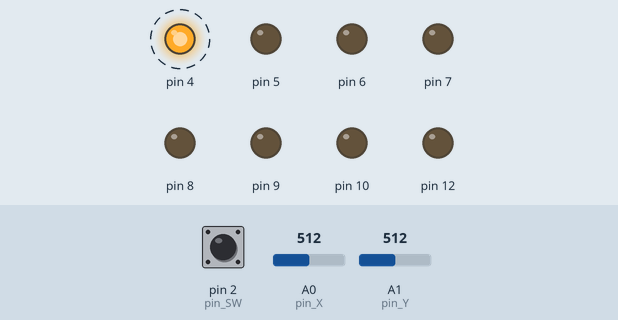
Simulated run of this sketch. Board: Arduino Uno, built with avr-gcc and run on an emulated ATmega328P. Shown: output pins drawn as LEDs (lit = HIGH). Dashed ring = blinking. Inputs (shaded band) come from the test bench; at power-on: A1 (pin_Y) = 512, A0 (pin_X) = 512, pin 2 (pin_SW) HIGH.

Above: at 0.87 s.
1.3 s: A1 (pin_Y) set to 264
4.3 s: A1 (pin_Y) set to 237
At 5.14 s:
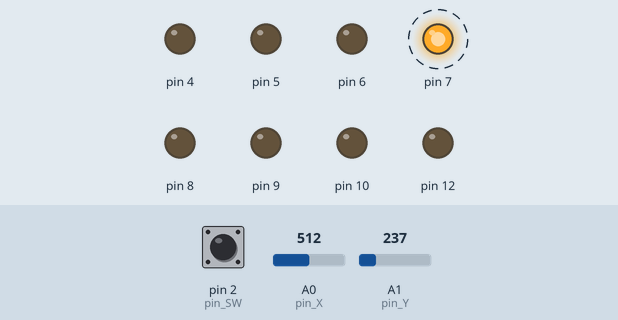
7.3 s: A0 (pin_X) set to 758
10.3 s: A0 (pin_X) set to 785
At 11.17 s:
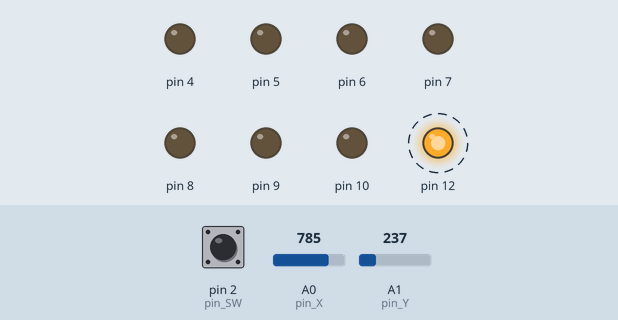
13.3 s: A0 (pin_X) set to 716
At 13.93 s:
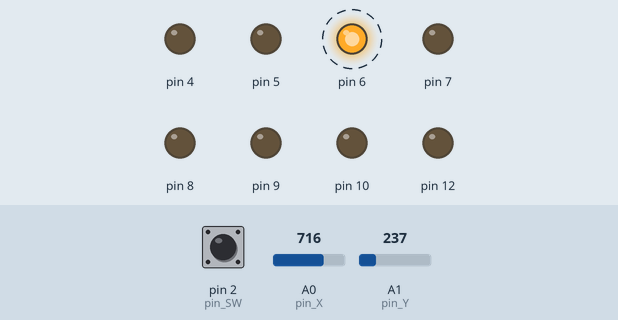
16.3 s: A1 (pin_Y) set to 755
19.3 s: A1 (pin_Y) set to 782
At 19.95 s:
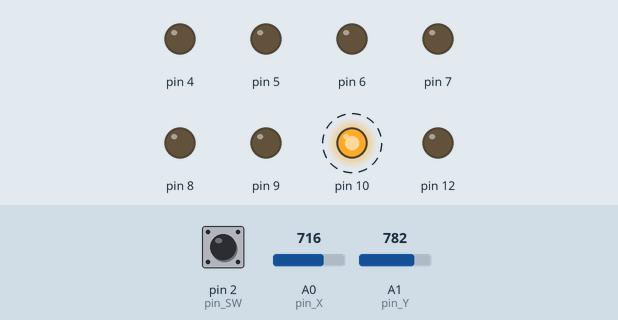
Timing chart, 0 to 23.3 s (numbered marks = the images above; inputs shaded):
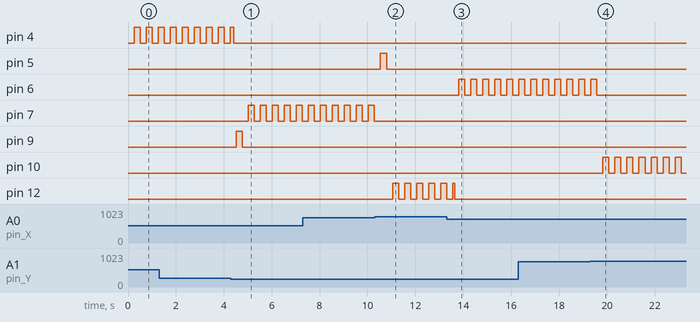

The sketch:

homework-04.ino
```cpp
/*
  7-segment display controlled by a joystick

  Circuit that uses a joystick to control a 7-segment display. Starting from the DP
  LED, the user can move through each LED; the current LED where the joystick is pointing
  at will be blinking.

  If the joystick's switch is pressed, the LED will change its state: from ON to OFF,
  respectively from OFF to ON. To reset all LEDs long press the switch button (2 seconds).

  Circuit components:
  - INPUT:
    - A0: joystick VRx
    - A1: joystick VRy
    - DIGITAL 2: joystick SW
  - OUTPUT:
    - DIGITAL 4: joystick 5th pin (DP)
    - DIGITAL 5: joystick 10th pin (G)
    - DIGITAL 6: joystick 9th pin (F)
    - DIGITAL 7: joystick 1st pin (E)
    - DIGITAL 8: joystick 2nd pin (D)
    - DIGITAL 9: joystick 4th pin (C)
    - DIGITAL 10: joystick 6th pin (B)
    - DIGITAL 12: joystick 7th pin (A)

  Created 22-10-2023
  By Olaeriu Vlad Mihai
*/

struct segment_LED{
  int pin;
  int position;     // line position in the corresponding movement matrix
  bool state;
};

// all the pins that will control the 7-segment display
segment_LED pin_A = {12, 0, LOW};
segment_LED pin_B = {10, 1, LOW};
segment_LED pin_C = {9, 2, LOW};
segment_LED pin_D = {8, 3, LOW};
segment_LED pin_E = {7, 4, LOW};
segment_LED pin_F = {6, 5, LOW};
segment_LED pin_G = {5, 6, LOW};
segment_LED pin_DP = {4, 7, LOW};

/* holds information about the active state of the LEDs,
depending if they have common anode/cathode */
const bool segment_active_state = HIGH;
const int segment_size = 8;
/* array that contains all the pins values that
are connected to the 7 segment display */
segment_LED *segment_LEDs[segment_size] = {
  &pin_A, &pin_B, &pin_C, &pin_D, &pin_E, &pin_F, &pin_G, &pin_DP
};

// all the pins that will control the joystick
const int pin_SW = 2;   // digital pin connected to switch output
const int pin_X = A0;   // analogue pin connected to X axis output
const int pin_Y = A1;   // analogue pin connected to Y axis output
int X_axis_value = 0, Y_axis_value = 0; // coordinates of the joystick

// controls the actual LED that the joystick is pointing to
segment_LED *joystick_LED_pointer = &pin_DP;
/* holds the values of the LED that is controlled by the joystick
as a copy, to be able to override the actual state of the LED for blinking purposes*/
segment_LED joystick_LED = {pin_DP.pin, pin_DP.position, pin_DP.state};

/* holds the number of ms when the last blinking of
the LED controlled by the joystick occured*/
long int joystick_LED_last_blinking = 0;
// interval between blinkings of the LED
const int joystick_LED_blinking_interval = 250;

/* number of ms for which the button must be pressed
to reset the segment*/
const int joystick_reset_interval = 2000;

const int joystick_directions = 4;
/* each direction of the joystick will have a
column in the matrix associated*/
const int joystick_up = 0;
const int joystick_down = 1;
const int joystick_left = 2;
const int joystick_right = 3;

int joystick_movement_matrix[segment_size][joystick_directions] = {
// up      down    left    right
  {&pin_A, &pin_G, &pin_F, &pin_B},       // pin_A
  {&pin_A, &pin_G, &pin_F, &pin_B},       // pin_B
  {&pin_G, &pin_D, &pin_E, &pin_DP},      // pin_C
  {&pin_G, &pin_D, &pin_E, &pin_C},       // pin_D
  {&pin_G, &pin_D, &pin_E, &pin_C},       // pin_E
  {&pin_A, &pin_G, &pin_F, &pin_B},       // pin_F
  {&pin_A, &pin_D, &pin_G, &pin_G},       // pin_G
  {&pin_DP, &pin_DP, &pin_C, &pin_DP}     // pin_DP
};

/* joystick bounds that will identify in which
direction is the user pointing at: up, down, left, right */
const int joystick_up_bound = 768;                    // 512 + 256
const int joystick_down_bound = 256;                  // 512 - 256
const int joystick_right_bound = 768;                 // 512 + 256
const int joystick_left_bound = 256;                  // 512 - 256
const int joystick_middle_interval[2] = {492, 532};   // 512 - 20, 512 + 20

long int joystick_last_direction_change = 0;
const int joystick_last_direction_interval = 400;

bool joystick_current_switch_state = LOW;
bool joystick_last_switch_state = LOW;
long int joystick_switch_debounce_time = 0;
const int joystick_switch_debounce_interval = 100;

void setup() {
  for (int i = 0; i < segment_size; i++) {
    // set all pins for the 7-segment as OUTPUT
    pinMode(segment_LEDs[i]->pin, OUTPUT);

    // set all LEDs to their inactive state
    segment_LEDs[i]->state = !segment_active_state;
  }

  pinMode(pin_SW, INPUT_PULLUP);
  pinMode(pin_X, INPUT);
  pinMode(pin_Y, INPUT);

  Serial.begin(9600);
}

void loop() {
  joystick_blinking_LED_handler();
  joystick_movement_handler();
  joystick_switch_handler();

  write_to_segment_LEDs();
}

/*
  Writes a digital signal to each of the LEDs on the
  7-segment display, corresponding to the
  values stored in segment_LED_values.
*/
void write_to_segment_LEDs(){
  for (int i = 0; i < segment_size; i++) {
    if (segment_LEDs[i] == joystick_LED_pointer) {
      continue;
    }
    digitalWrite(segment_LEDs[i]->pin, segment_LEDs[i]->state);
  }
}

/*
  Resets all the LEDs of the 7-segment display and
  the LED to which the joystick will point will be the DP one.
*/
void reset_segment_LEDs(){
  for (int i = 0; i < segment_size; i++) {
    segment_LEDs[i]->state = !segment_active_state;
  }

  joystick_LED_pointer = &pin_DP;
  copy_joystick_segment_LED();
}

/*
  Verifies if the state of the LED controlled
  by the joystick shoudl be changed (checks if the
  interval between blinking events has passed).
*/
void joystick_blinking_LED_handler(){
  if ((millis() - joystick_LED_last_blinking) > joystick_LED_blinking_interval) {
    joystick_LED.state = !joystick_LED.state;
    joystick_LED_last_blinking = millis();
  }

  digitalWrite(joystick_LED.pin, joystick_LED.state);
}

/*
  Listens to the joystick movements and if a minimum interval
  of time passed since the last movement, tries to update the current
  state only if the joystick is pointing up, right, down or left.
*/
void joystick_movement_handler(){
  int joystick_direction = -1;

  if ((millis() - joystick_last_direction_change) <= joystick_last_direction_interval) {
    /*if the minimum interval of time betweens joystick direction changes
    has not passed, do not evaluate the joystick's state*/
    return ;
  }

  joystick_last_direction_change = millis();

  X_axis_value = analogRead(pin_X);
  Y_axis_value = analogRead(pin_Y);

  // check in which direction is the joystick pointing at
  if (X_axis_value > joystick_up_bound && joystick_middle_interval[0] < Y_axis_value < joystick_middle_interval[1]) {
    joystick_direction = joystick_up;        // joystick is pointing up
  } else if (Y_axis_value > joystick_right_bound && joystick_middle_interval[0] < X_axis_value < joystick_middle_interval[1]) {
    joystick_direction = joystick_right;     // joystick is pointing right
  } else if (X_axis_value < joystick_down_bound && joystick_middle_interval[0] < Y_axis_value < joystick_middle_interval[1]) {
    joystick_direction = joystick_down;      // joystick is pointing down
  } else if (Y_axis_value < joystick_left_bound && joystick_middle_interval[0] < X_axis_value < joystick_middle_interval[1]) {
    joystick_direction = joystick_left;      // joystick is pointing left
  }

  if (joystick_direction == -1) {
    /* if the joystick is pointing somewhere in the middle,
    ignore its movement*/
    return ;
  }

  if (joystick_LED_pointer != joystick_movement_matrix[joystick_LED.position][joystick_direction]) {
    /* if the joystick is pointing to a LED different to the current LED
    where it is pointing at, change its pointer*/
    joystick_LED_pointer = joystick_movement_matrix[joystick_LED.position][joystick_direction];
    copy_joystick_segment_LED();
  }
}

/*
  Listens to the switch button on the joystick, and
  changes its state using the debounce technique
*/
void joystick_switch_handler(){
  bool joystick_switch_state = !digitalRead(pin_SW);

  if (joystick_switch_state != joystick_last_switch_state) {
    // if the state has changed, update the last debounce time of the button
    joystick_switch_debounce_time = millis();
  }

  if ((millis() - joystick_switch_debounce_time) > joystick_switch_debounce_interval) {
    /* because it passed a certain debounce time, it means that the reading state
    is not a noise, so the current state of the button must be changed*/

    if (joystick_current_switch_state != joystick_switch_state) {
      joystick_current_switch_state = joystick_switch_state;

      if (joystick_current_switch_state == HIGH) {
        /* if the button is pressed, update the LED's state
        to which the joystick is currently pointing at*/
        joystick_LED_pointer->state = !joystick_LED_pointer->state;
      }
    }
  }

  if ((millis() - joystick_switch_debounce_time) == joystick_reset_interval && joystick_switch_state == HIGH){
    /*if the button has been pressed for enough time,
    reset the 7-segment display*/
    reset_segment_LEDs();
  }

  joystick_last_switch_state = joystick_switch_state;
}

/*
  After the joystick pointer changed its focus to
  another LED, copy the new values into the joystick LED variable
*/
void copy_joystick_segment_LED(){
    joystick_LED.pin = joystick_LED_pointer->pin;
    joystick_LED.position = joystick_LED_pointer->position;
    joystick_LED.state = joystick_LED_pointer->state;
}
```

Measured:
- the behaviour switches between 256 and 255 on A1 (pin_Y) (found by bisection; images 0 and 1)
- the behaviour switches between 768 and 769 on A0 (pin_X) (found by bisection; images 1 and 2)
- the behaviour switches between 768 and 769 on A1 (pin_Y) (found by bisection; images 3 and 4)
- after the input at 4.3 s, pin 7: alternates HIGH for 0.25 s and LOW for 0.25 s, starting after 0.72 s; pin 9: LOW → HIGH after 0.22 s, → LOW 0.25 s later
- after the input at 10.3 s, pin 5: LOW → HIGH after 0.24 s, → LOW 0.25 s later; pin 7: stops changing and stays LOW; pin 12: alternates HIGH for 0.25 s and LOW for 0.25 s, starting after 0.75 s
- after the input at 13.3 s, pin 6: alternates HIGH for 0.25 s and LOW for 0.25 s, starting after 0.51 s
- after the input at 19.3 s, pin 6: goes on until 19.6 s, then stays LOW; pin 10: alternates HIGH for 0.25 s and LOW for 0.25 s, starting after 0.53 s
